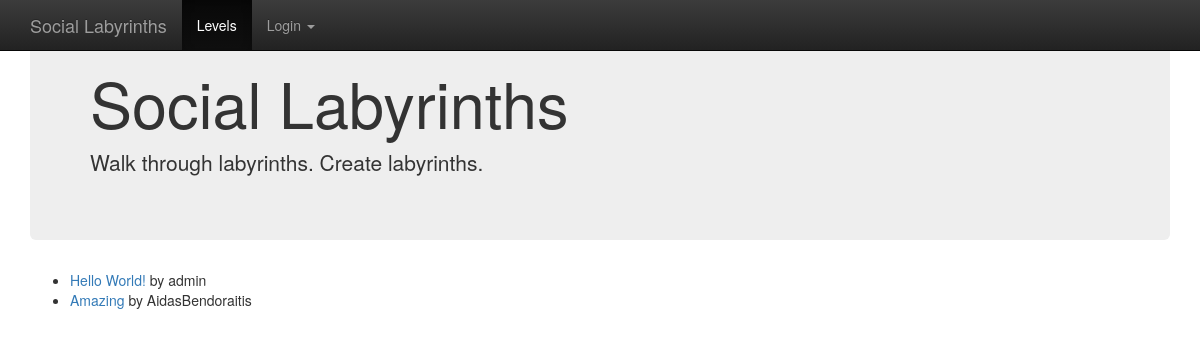
Page /levels/ on the earlier database version.
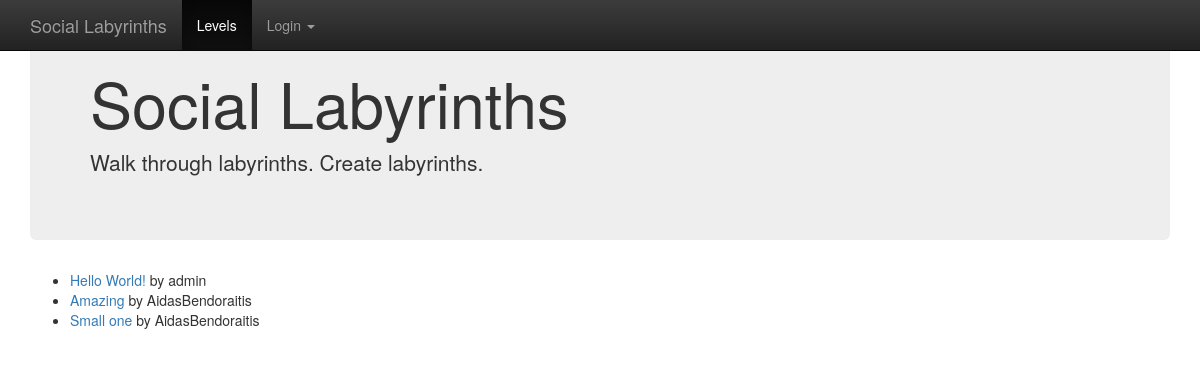
Same page on the later database version.
### levels/models.py (models this page shows, shortened)
class Level(models.Model):
    created = models.DateTimeField(_("created"), auto_now_add=True)
    modified = models.DateTimeField(_("modified"), auto_now=True)
    author = models.ForeignKey("auth.User", verbose_name=_("author"))
    title = models.CharField(_("title"), max_length=255)
    slug = models.SlugField(_("slug"), max_length=255)
    labyrinth = models.TextField(_("labyrinth"), help_text=_('"#" - bricks, " " - spaces, "*" - collectables, "p" - player, "e" - exit'))
    class Meta:
        verbose_name = _("Level")
        verbose_name_plural = _("Levels")

### levels/views.py (the view)
def level_list(request):
    levels = Level.objects.all()
    return render(request, 'levels/level_list.html', {'levels': levels})

### social_labyrinth/templates/levels/level_list.html (shortened to what this page needs)
{% extends "base.html" %}
{% block content %}
    <ul>
    {% for level in levels %}
        <li><a href="{% url "level_detail" slug=level.slug %}">{{ level.title }}</a> by {{ level.author.username }}</li>
    {% endfor %}
    </ul>
{% endblock %}

### social_labyrinth/templates/base.html (shortened to what this page needs)
<!DOCTYPE html>
<html lang="en">
    <head>
        <link rel="stylesheet" href="https://maxcdn.bootstrapcdn.com/bootstrap/3.3.5/css/bootstrap.min.css">
        <link rel="stylesheet" href="https://maxcdn.bootstrapcdn.com/bootstrap/3.3.5/css/bootstrap-theme.min.css">
    </head>
    <body role="document">
        <nav class="navbar navbar-inverse navbar-fixed-top">
            <div class="container">
                <div class="navbar-header">
                    <a class="navbar-brand" href="/">Social Labyrinths</a>
                </div>
                <div id="navbar" class="navbar-collapse collapse">
                    <ul class="nav navbar-nav">
                        <li class="active"><a href="{% url "level_list" %}">Levels</a></li>
                        {% if not request.user.is_authenticated %}
                            <li class="dropdown">
                                <a href="#" class="dropdown-toggle" data-toggle="dropdown" role="button" aria-haspopup="true" aria-expanded="false">Login <span class="caret"></span></a>
                            </li>
                        {% endif %}
                    </ul>
                </div>
            </div>
        </nav>
        <div class="container theme-showcase" role="main">
            <div class="jumbotron">
                <h1>Social Labyrinths</h1>
                <p>Walk through labyrinths. Create labyrinths.</p>
            </div>
            {% block content %}
            {% endblock %}
        </div>
    </body>
</html>

Differences in the rows shown:
added Level: title "Small one", author.username "AidasBendoraitis"
